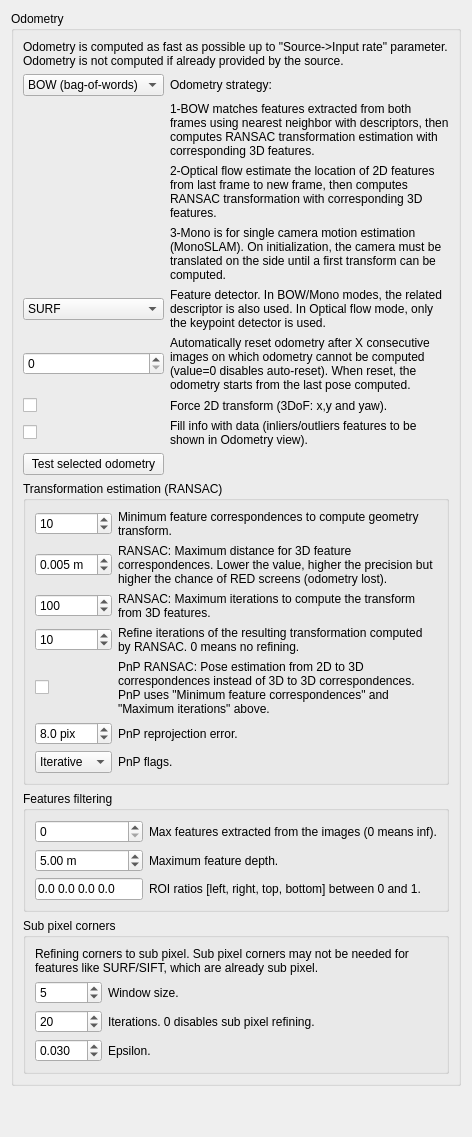
               <widget class="QWidget" name="page_12">
                <layout class="QVBoxLayout" name="verticalLayout_32">
                 <item>
                  <widget class="QGroupBox" name="groupBox_odometry1">
                   <property name="title">
                    <string>Odometry</string>
                   </property>
                   <layout class="QVBoxLayout" name="verticalLayout_34">
                    <item>
                     <widget class="QLabel" name="label_114">
                      <property name="text">
                       <string>Odometry is computed as fast as possible up to &quot;Source-&gt;Input rate&quot; parameter. Odometry is not computed if already provided by the source.</string>
                      </property>
                      <property name="wordWrap">
                       <bool>true</bool>
                      </property>
                     </widget>
                    </item>
                    <item>
                     <layout class="QGridLayout" name="gridLayout_27" columnstretch="0,1">
                      <item row="3" column="1">
                       <widget class="QLabel" name="label_160">
                        <property name="text">
                         <string>3-Mono is for single camera motion estimation (MonoSLAM). On initialization, the camera must be translated on the side until a first transform can be computed.</string>
                        </property>
                        <property name="wordWrap">
                         <bool>true</bool>
                        </property>
                       </widget>
                      </item>
                      <item row="5" column="1">
                       <widget class="QLabel" name="label_47">
                        <property name="text">
                         <string>Automatically reset odometry after X consecutive images on which odometry cannot be computed (value=0 disables auto-reset). When reset, the odometry starts from the last pose computed.</string>
                        </property>
                        <property name="wordWrap">
                         <bool>true</bool>
                        </property>
                       </widget>
                      </item>
                      <item row="0" column="0">
                       <widget class="QComboBox" name="odom_strategy">
                        <property name="sizeAdjustPolicy">
                         <enum>QComboBox::AdjustToContents</enum>
                        </property>
                        <item>
                         <property name="text">
                          <string>BOW (bag-of-words)</string>
                         </property>
                        </item>
                        <item>
                         <property name="text">
                          <string>Optical Flow</string>
                         </property>
                        </item>
                        <item>
                         <property name="text">
                          <string>Mono</string>
                         </property>
                        </item>
                       </widget>
                      </item>
                      <item row="5" column="0">
                       <widget class="QSpinBox" name="odom_countdown">
                        <property name="maximum">
                         <number>999999</number>
                        </property>
                       </widget>
                      </item>
                      <item row="7" column="0">
                       <widget class="QCheckBox" name="odom_fillInfoData">
                        <property name="text">
                         <string/>
                        </property>
                       </widget>
                      </item>
                      <item row="4" column="0">
                       <widget class="QComboBox" name="odom_type">
                        <property name="sizeAdjustPolicy">
                         <enum>QComboBox::AdjustToContents</enum>
                        </property>
                        <item>
                         <property name="text">
                          <string>SURF</string>
                         </property>
                        </item>
                        <item>
                         <property name="text">
                          <string>SIFT</string>
                         </property>
                        </item>
                        <item>
                         <property name="text">
                          <string>ORB</string>
                         </property>
                        </item>
                        <item>
                         <property name="text">
                          <string>FAST+FREAK</string>
                         </property>
                        </item>
                        <item>
                         <property name="text">
                          <string>FAST+BRIEF</string>
                         </property>
                        </item>
                        <item>
                         <property name="text">
                          <string>GFTT+FREAK</string>
                         </property>
                        </item>
                        <item>
                         <property name="text">
                          <string>GFTT+BRIEF</string>
                         </property>
                        </item>
                        <item>
                         <property name="text">
                          <string>BRISK</string>
                         </property>
                        </item>
                       </widget>
                      </item>
                      <item row="4" column="1">
                       <widget class="QLabel" name="label_44">
                        <property name="text">
                         <string>Feature detector. In BOW/Mono modes, the related descriptor is also used. In Optical flow mode, only the keypoint detector is used.</string>
                        </property>
                        <property name="wordWrap">
                         <bool>true</bool>
                        </property>
                       </widget>
                      </item>
                      <item row="0" column="1">
                       <widget class="QLabel" name="label_103">
                        <property name="text">
                         <string>Odometry strategy:</string>
                        </property>
                        <property name="wordWrap">
                         <bool>false</bool>
                        </property>
                       </widget>
                      </item>
                      <item row="6" column="0">
                       <widget class="QCheckBox" name="odom_force2D">
                        <property name="text">
                         <string/>
                        </property>
                       </widget>
                      </item>
                      <item row="6" column="1">
                       <widget class="QLabel" name="label_196">
                        <property name="text">
                         <string>Force 2D transform (3DoF: x,y and yaw).</string>
                        </property>
                        <property name="wordWrap">
                         <bool>true</bool>
                        </property>
                       </widget>
                      </item>
                      <item row="7" column="1">
                       <widget class="QLabel" name="label_221">
                        <property name="text">
                         <string>Fill info with data (inliers/outliers features to be shown in Odometry view).</string>
                        </property>
                        <property name="wordWrap">
                         <bool>true</bool>
                        </property>
                       </widget>
                      </item>
                      <item row="8" column="0">
                       <widget class="QPushButton" name="pushButton_testOdometry">
                        <property name="text">
                         <string>Test selected odometry</string>
                        </property>
                       </widget>
                      </item>
                      <item row="2" column="1">
                       <widget class="QLabel" name="label_161">
                        <property name="text">
                         <string>2-Optical flow estimate the location of 2D features from last frame to new frame, then computes RANSAC transformation with corresponding 3D features.</string>
                        </property>
                        <property name="wordWrap">
                         <bool>true</bool>
                        </property>
                       </widget>
                      </item>
                      <item row="1" column="1">
                       <widget class="QLabel" name="label_162">
                        <property name="text">
                         <string>1-BOW matches features extracted from both frames using nearest neighbor with descriptors, then computes RANSAC transformation estimation with corresponding 3D features.</string>
                        </property>
                        <property name="wordWrap">
                         <bool>true</bool>
                        </property>
                       </widget>
                      </item>
                     </layout>
                    </item>
                    <item>
                     <widget class="QGroupBox" name="groupBox_11">
                      <property name="title">
                       <string>Transformation estimation (RANSAC)</string>
                      </property>
                      <layout class="QGridLayout" name="gridLayout_37" columnstretch="0,1">
                       <item row="0" column="0">
                        <widget class="QSpinBox" name="odom_minInliers">
                         <property name="minimum">
                          <number>8</number>
                         </property>
                         <property name="maximum">
                          <number>1000</number>
                         </property>
                         <property name="value">
                          <number>10</number>
                         </property>
                        </widget>
                       </item>
                       <item row="0" column="1">
                        <widget class="QLabel" name="label_145">
                         <property name="text">
                          <string>Minimum feature correspondences to compute geometry transform.</string>
                         </property>
                         <property name="wordWrap">
                          <bool>true</bool>
                         </property>
                        </widget>
                       </item>
                       <item row="1" column="0">
                        <widget class="QDoubleSpinBox" name="odom_inlierDistance">
                         <property name="suffix">
                          <string> m</string>
                         </property>
                         <property name="decimals">
                          <number>3</number>
                         </property>
                         <property name="minimum">
                          <double>0.001000000000000</double>
                         </property>
                         <property name="singleStep">
                          <double>0.010000000000000</double>
                         </property>
                         <property name="value">
                          <double>0.005000000000000</double>
                         </property>
                        </widget>
                       </item>
                       <item row="1" column="1">
                        <widget class="QLabel" name="label_149">
                         <property name="text">
                          <string>RANSAC: Maximum distance for 3D feature correspondences. Lower the value, higher the precision but higher the chance of RED screens (odometry lost).</string>
                         </property>
                         <property name="wordWrap">
                          <bool>true</bool>
                         </property>
                        </widget>
                       </item>
                       <item row="2" column="0">
                        <widget class="QSpinBox" name="odom_iterations">
                         <property name="minimum">
                          <number>1</number>
                         </property>
                         <property name="maximum">
                          <number>10000</number>
                         </property>
                         <property name="singleStep">
                          <number>1</number>
                         </property>
                         <property name="value">
                          <number>100</number>
                         </property>
                        </widget>
                       </item>
                       <item row="2" column="1">
                        <widget class="QLabel" name="label_36">
                         <property name="text">
                          <string>RANSAC: Maximum iterations to compute the transform from 3D features.</string>
                         </property>
                         <property name="wordWrap">
                          <bool>true</bool>
                         </property>
                        </widget>
                       </item>
                       <item row="3" column="0">
                        <widget class="QSpinBox" name="odom_refine_iterations">
                         <property name="minimum">
                          <number>0</number>
                         </property>
                         <property name="maximum">
                          <number>10000</number>
                         </property>
                         <property name="singleStep">
                          <number>1</number>
                         </property>
                         <property name="value">
                          <number>10</number>
                         </property>
                        </widget>
                       </item>
                       <item row="3" column="1">
                        <widget class="QLabel" name="label_111">
                         <property name="text">
                          <string>Refine iterations of the resulting transformation computed by RANSAC. 0 means no refining.</string>
                         </property>
                         <property name="wordWrap">
                          <bool>true</bool>
                         </property>
                        </widget>
                       </item>
                       <item row="5" column="1">
                        <widget class="QLabel" name="label_225">
                         <property name="text">
                          <string>PnP reprojection error.</string>
                         </property>
                         <property name="wordWrap">
                          <bool>true</bool>
                         </property>
                        </widget>
                       </item>
                       <item row="5" column="0">
                        <widget class="QDoubleSpinBox" name="odom_pnpReprojError">
                         <property name="suffix">
                          <string> pix</string>
                         </property>
                         <property name="decimals">
                          <number>1</number>
                         </property>
                         <property name="minimum">
                          <double>0.100000000000000</double>
                         </property>
                         <property name="singleStep">
                          <double>1.000000000000000</double>
                         </property>
                         <property name="value">
                          <double>8.000000000000000</double>
                         </property>
                        </widget>
                       </item>
                       <item row="4" column="0">
                        <widget class="QCheckBox" name="odom_pnpEstimation">
                         <property name="text">
                          <string/>
                         </property>
                        </widget>
                       </item>
                       <item row="4" column="1">
                        <widget class="QLabel" name="label_226">
                         <property name="text">
                          <string>PnP RANSAC: Pose estimation from 2D to 3D correspondences instead of 3D to 3D correspondences. PnP uses &quot;Minimum feature correspondences&quot; and &quot;Maximum iterations&quot; above.</string>
                         </property>
                         <property name="wordWrap">
                          <bool>true</bool>
                         </property>
                        </widget>
                       </item>
                       <item row="6" column="1">
                        <widget class="QLabel" name="label_227">
                         <property name="text">
                          <string>PnP flags.</string>
                         </property>
                         <property name="wordWrap">
                          <bool>true</bool>
                         </property>
                        </widget>
                       </item>
                       <item row="6" column="0">
                        <widget class="QComboBox" name="odom_pnpFlags">
                         <item>
                          <property name="text">
                           <string>Iterative</string>
                          </property>
                         </item>
                         <item>
                          <property name="text">
                           <string>EPNP</string>
                          </property>
                         </item>
                         <item>
                          <property name="text">
                           <string>P3P</string>
                          </property>
                         </item>
                        </widget>
                       </item>
                      </layout>
                     </widget>
                    </item>
                    <item>
                     <widget class="QGroupBox" name="groupBox_8">
                      <property name="title">
                       <string>Features filtering</string>
                      </property>
                      <layout class="QGridLayout" name="gridLayout_36" columnstretch="0,1">
                       <item row="0" column="0">
                        <widget class="QSpinBox" name="odom_maxFeatures">
                         <property name="maximum">
                          <number>999999</number>
                         </property>
                        </widget>
                       </item>
                       <item row="2" column="1">
                        <widget class="QLabel" name="label_123">
                         <property name="text">
                          <string>ROI ratios [left, right, top, bottom] between 0 and 1.</string>
                         </property>
                         <property name="wordWrap">
                          <bool>true</bool>
                         </property>
                        </widget>
                       </item>
                       <item row="2" column="0">
                        <widget class="QLineEdit" name="lineEdit_odom_roi">
                         <property name="text">
                          <string>0.0 0.0 0.0 0.0</string>
                         </property>
                         <property name="readOnly">
                          <bool>false</bool>
                         </property>
                        </widget>
                       </item>
                       <item row="0" column="1">
                        <widget class="QLabel" name="label_136">
                         <property name="text">
                          <string>Max features extracted from the images (0 means inf).</string>
                         </property>
                         <property name="wordWrap">
                          <bool>true</bool>
                         </property>
                        </widget>
                       </item>
                       <item row="1" column="1">
                        <widget class="QLabel" name="label_104">
                         <property name="text">
                          <string>Maximum feature depth.</string>
                         </property>
                         <property name="wordWrap">
                          <bool>true</bool>
                         </property>
                        </widget>
                       </item>
                       <item row="1" column="0">
                        <widget class="QDoubleSpinBox" name="odom_maxDepth">
                         <property name="suffix">
                          <string> m</string>
                         </property>
                         <property name="decimals">
                          <number>2</number>
                         </property>
                         <property name="minimum">
                          <double>0.000000000000000</double>
                         </property>
                         <property name="singleStep">
                          <double>1.000000000000000</double>
                         </property>
                         <property name="value">
                          <double>5.000000000000000</double>
                         </property>
                        </widget>
                       </item>
                      </layout>
                     </widget>
                    </item>
                    <item>
                     <widget class="QGroupBox" name="groupBox_7">
                      <property name="title">
                       <string>Sub pixel corners</string>
                      </property>
                      <layout class="QVBoxLayout" name="verticalLayout_60">
                       <item>
                        <widget class="QLabel" name="label_216">
                         <property name="text">
                          <string>Refining corners to sub pixel. Sub pixel corners may not be needed for features like SURF/SIFT, which are already sub pixel.</string>
                         </property>
                         <property name="wordWrap">
                          <bool>true</bool>
                         </property>
                        </widget>
                       </item>
                       <item>
                        <layout class="QGridLayout" name="gridLayout_34" columnstretch="0,1">
                         <item row="0" column="0">
                          <widget class="QSpinBox" name="odom_subpix_winSize">
                           <property name="minimum">
                            <number>0</number>
                           </property>
                           <property name="maximum">
                            <number>999999</number>
                           </property>
                           <property name="singleStep">
                            <number>1</number>
                           </property>
                           <property name="value">
                            <number>5</number>
                           </property>
                          </widget>
                         </item>
                         <item row="0" column="1">
                          <widget class="QLabel" name="label_197">
                           <property name="text">
                            <string>Window size.</string>
                           </property>
                           <property name="wordWrap">
                            <bool>true</bool>
                           </property>
                          </widget>
                         </item>
                         <item row="1" column="0">
                          <widget class="QSpinBox" name="odom_subpix_iterations">
                           <property name="minimum">
                            <number>0</number>
                           </property>
                           <property name="maximum">
                            <number>999999</number>
                           </property>
                           <property name="singleStep">
                            <number>1</number>
                           </property>
                           <property name="value">
                            <number>20</number>
                           </property>
                          </widget>
                         </item>
                         <item row="1" column="1">
                          <widget class="QLabel" name="label_198">
                           <property name="text">
                            <string>Iterations. 0 disables sub pixel refining.</string>
                           </property>
                           <property name="wordWrap">
                            <bool>true</bool>
                           </property>
                          </widget>
                         </item>
                         <item row="2" column="0">
                          <widget class="QDoubleSpinBox" name="odom_subpix_eps">
                           <property name="decimals">
                            <number>3</number>
                           </property>
                           <property name="minimum">
                            <double>0.001000000000000</double>
                           </property>
                           <property name="maximum">
                            <double>0.100000000000000</double>
                           </property>
                           <property name="singleStep">
                            <double>0.010000000000000</double>
                           </property>
                           <property name="value">
                            <double>0.030000000000000</double>
                           </property>
                          </widget>
                         </item>
                         <item row="2" column="1">
                          <widget class="QLabel" name="label_214">
                           <property name="text">
                            <string>Epsilon.</string>
                           </property>
                           <property name="wordWrap">
                            <bool>true</bool>
                           </property>
                          </widget>
                         </item>
                        </layout>
                       </item>
                      </layout>
                     </widget>
                    </item>
                   </layout>
                  </widget>
                 </item>
                 <item>
                  <spacer name="verticalSpacer_14">
                   <property name="orientation">
                    <enum>Qt::Vertical</enum>
                   </property>
                   <property name="sizeHint" stdset="0">
                    <size>
                     <width>20</width>
                     <height>40</height>
                    </size>
                   </property>
                  </spacer>
                 </item>
                </layout>
               </widget>
